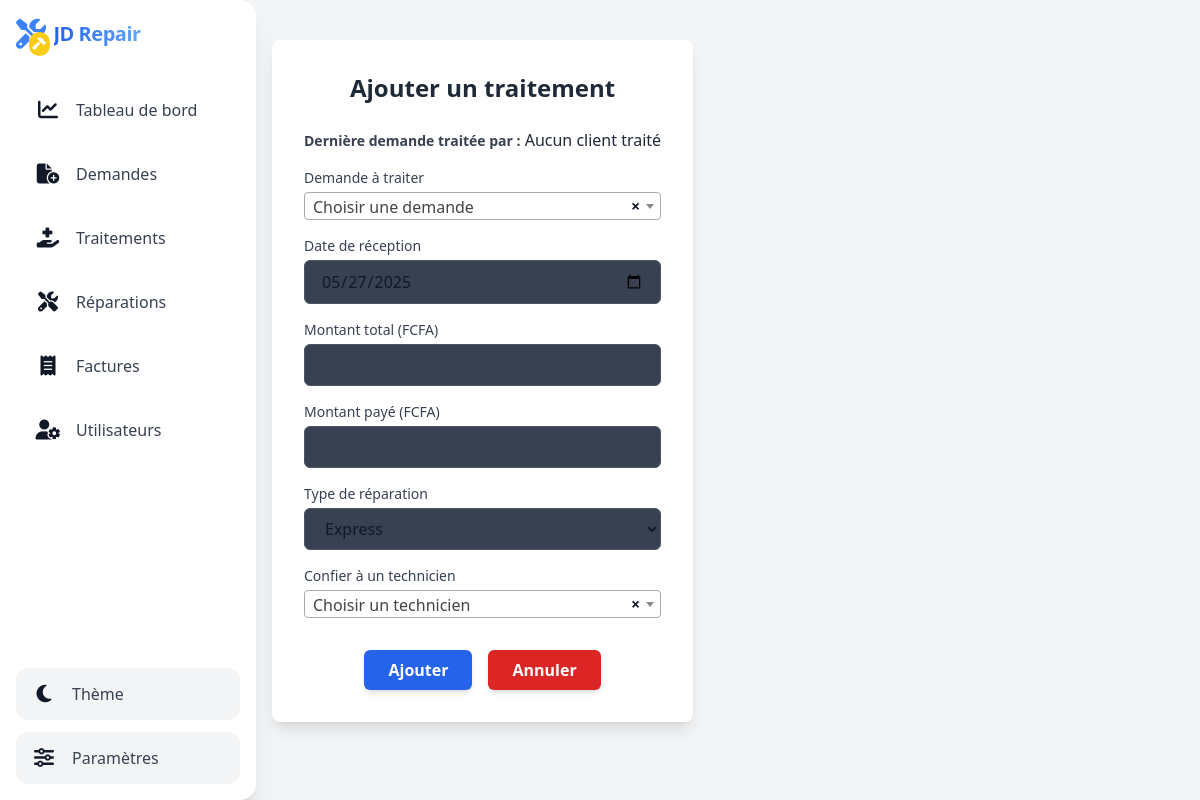
Page /admin/traitement/creattttteeee.php on the earlier database version.
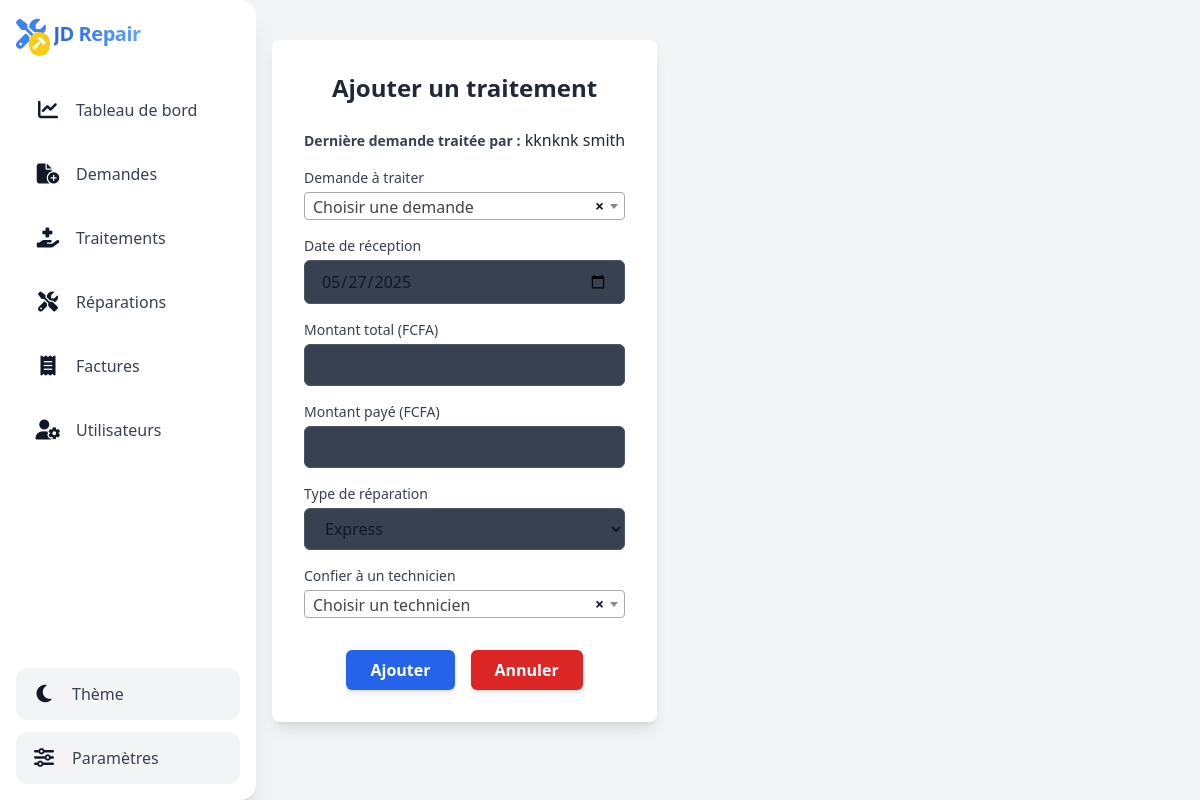
Same page on the later database version.
### tables this page shows
CREATE TABLE `demande_reparation` (
  `id_demande` int(11) NOT NULL,
  `nom_complet` varchar(100) NOT NULL,
  `numero` varchar(20) NOT NULL,
  `email` varchar(100) DEFAULT NULL,
  `adresse` varchar(255) DEFAULT NULL,
  `marque_telephone` varchar(50) NOT NULL,
  `probleme` text NOT NULL,
  `date_demande` date NOT NULL,
  `type_reparation` enum('express','standard') DEFAULT 'standard'
);

### admin/traitement/creattttteeee.php (the view, shortened to what this page needs)
<?php
include $_SERVER['DOCUMENT_ROOT'].'/JD_REPAIR/config/db.php';
$stmt = $pdo->prepare("SELECT dr.nom_complet FROM demande_reparation dr JOIN traitement t ON dr.id_demande = t.id_demande ORDER BY t.date_reception DESC LIMIT 1");
$stmt->execute();
$client_recent = $stmt->fetch();
?>
<?php include $_SERVER['DOCUMENT_ROOT'].'/JD_REPAIR/includes/header.php'; ?>
<?php include $_SERVER['DOCUMENT_ROOT'].'/JD_REPAIR/includes/sidebar.php'; ?>
<div class="ml-64 min-h-screen bg-gray-100 dark:bg-gray-900 transition-all duration-500 flex justify-center items-start py-10 px-4">
    <div class="w-full max-w-xl p-8 bg-white dark:bg-gray-800 rounded-lg shadow-lg animate-fade-in">
        <h2 class="text-2xl font-bold mb-6 text-center text-gray-800 dark:text-white">Ajouter un traitement</h2>
        <div class="mb-4">
            <strong class="text-sm text-gray-700 dark:text-gray-300">Dernière demande traitée par :</strong>
            <span class="text-gray-800 dark:text-white">
                <?= $client_recent ? htmlspecialchars($client_recent['nom_complet']) : 'Aucun client traité' ?>
            </span>
        </div>
        <form method="POST" action="create.php" class="space-y-4">
            <div>
                <label for="id_demande" class="block mb-1 text-sm font-medium text-gray-700 dark:text-gray-300">Demande à traiter</label>
            </div>
            <div>
                <label for="date_reception" class="block mb-1 text-sm font-medium text-gray-700 dark:text-gray-300">Date de réception</label>
                <input type="date" name="date_reception" id="date_reception" required value="<?= date('Y-m-d') ?>" class="w-full px-4 py-2 border border-gray-600 rounded-md bg-gray-700 dark:bg-gray-700 dark:text-white focus:ring-2 focus:ring-blue-500 transition">
            </div>
            <div>
                <label for="montant_total" class="block mb-1 text-sm font-medium text-gray-700 dark:text-gray-300">Montant total (FCFA)</label>
                <input type="number" step="0.01" name="montant_total" id="montant_total" required class="w-full px-4 py-2 border border-gray-600 rounded-md bg-gray-700 dark:bg-gray-700 dark:text-white focus:ring-2 focus:ring-blue-500 transition">
            </div>
            <div>
                <label for="montant_paye" class="block mb-1 text-sm font-medium text-gray-700 dark:text-gray-300">Montant payé (FCFA)</label>
                <input type="number" step="0.01" name="montant_paye" id="montant_paye" required class="w-full px-4 py-2 border border-gray-600 rounded-md bg-gray-700 dark:bg-gray-700 dark:text-white focus:ring-2 focus:ring-blue-500 transition">
            </div>
            <div>
                <label for="type_reparation" class="block mb-1 text-sm font-medium text-gray-700 dark:text-gray-300">Type de réparation</label>
                <select name="type_reparation" id="type_reparation" class="w-full px-4 py-2 border border-gray-600 rounded-md bg-gray-700 dark:bg-gray-700 dark:text-white focus:ring-2 focus:ring-blue-500 transition">
                    <option value="express">Express</option>
                </select>
            </div>
            <div>
                <label for="id_technicien" class="block mb-1 text-sm font-medium text-gray-700 dark:text-gray-300">Confier à un technicien</label>
            </div>
            <div class="text-center pt-4 flex justify-center space-x-4">
                <button type="submit" class="px-6 py-2 bg-blue-600 hover:bg-blue-700 text-white font-semibold rounded-md shadow-md transition duration-300">
                    Ajouter
                </button>
                <a href="../demande/index.php" class="px-6 py-2 bg-red-600 hover:bg-red-700 text-white font-semibold rounded-md shadow-md transition duration-300">
                    Annuler
                </a>
            </div>
        </form>
    </div>
</div>
<link href="https://cdn.jsdelivr.net/npm/select2@4.0.13/dist/css/select2.min.css" rel="stylesheet" />

Differences in the rows shown:
added demande_reparation: nom_complet "kknknk smith"
Other differences:
text no longer shown: "Aucun client traité"
